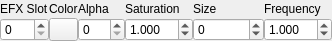
<?xml version="1.0" encoding="UTF-8"?>
<ui version="4.0">
 <class>Form</class>
 <widget class="QWidget" name="Form">
  <property name="geometry">
   <rect>
    <x>0</x>
    <y>0</y>
    <width>296</width>
    <height>41</height>
   </rect>
  </property>
  <property name="minimumSize">
   <size>
    <width>0</width>
    <height>40</height>
   </size>
  </property>
  <property name="maximumSize">
   <size>
    <width>16777215</width>
    <height>16777215</height>
   </size>
  </property>
  <property name="windowTitle">
   <string>Form</string>
  </property>
  <layout class="QHBoxLayout" name="horizontalLayout">
   <property name="spacing">
    <number>0</number>
   </property>
   <property name="leftMargin">
    <number>0</number>
   </property>
   <property name="topMargin">
    <number>0</number>
   </property>
   <property name="rightMargin">
    <number>0</number>
   </property>
   <property name="bottomMargin">
    <number>0</number>
   </property>
   <item>
    <layout class="QVBoxLayout" name="verticalLayout">
     <property name="spacing">
      <number>0</number>
     </property>
     <item>
      <widget class="QLabel" name="label">
       <property name="text">
        <string>EFX Slot</string>
       </property>
      </widget>
     </item>
     <item>
      <widget class="QSpinBox" name="efxslot">
       <property name="maximum">
        <number>255</number>
       </property>
      </widget>
     </item>
    </layout>
   </item>
   <item>
    <layout class="QVBoxLayout" name="verticalLayout_2">
     <property name="spacing">
      <number>0</number>
     </property>
     <item>
      <widget class="QLabel" name="label_2">
       <property name="text">
        <string>Color</string>
       </property>
      </widget>
     </item>
     <item>
      <widget class="QToolButton" name="colorTool">
       <property name="sizePolicy">
        <sizepolicy hsizetype="Minimum" vsizetype="Fixed">
         <horstretch>0</horstretch>
         <verstretch>0</verstretch>
        </sizepolicy>
       </property>
       <property name="text">
        <string/>
       </property>
      </widget>
     </item>
    </layout>
   </item>
   <item>
    <layout class="QVBoxLayout" name="verticalLayout_6">
     <property name="spacing">
      <number>0</number>
     </property>
     <item>
      <widget class="QLabel" name="label_6">
       <property name="text">
        <string>Alpha</string>
       </property>
      </widget>
     </item>
     <item>
      <widget class="QSpinBox" name="alpha">
       <property name="maximum">
        <number>255</number>
       </property>
      </widget>
     </item>
    </layout>
   </item>
   <item>
    <layout class="QVBoxLayout" name="verticalLayout_3">
     <property name="spacing">
      <number>0</number>
     </property>
     <item>
      <widget class="QLabel" name="label_3">
       <property name="text">
        <string>Saturation</string>
       </property>
      </widget>
     </item>
     <item>
      <widget class="QDoubleSpinBox" name="saturation">
       <property name="decimals">
        <number>3</number>
       </property>
       <property name="minimum">
        <double>-99.989999999999995</double>
       </property>
       <property name="singleStep">
        <double>0.001000000000000</double>
       </property>
       <property name="value">
        <double>1.000000000000000</double>
       </property>
      </widget>
     </item>
    </layout>
   </item>
   <item>
    <layout class="QVBoxLayout" name="verticalLayout_4">
     <property name="spacing">
      <number>0</number>
     </property>
     <item>
      <widget class="QLabel" name="label_4">
       <property name="text">
        <string>Size</string>
       </property>
      </widget>
     </item>
     <item>
      <widget class="QSpinBox" name="size">
       <property name="minimum">
        <number>-2147483648</number>
       </property>
       <property name="maximum">
        <number>2147483647</number>
       </property>
       <property name="value">
        <number>0</number>
       </property>
      </widget>
     </item>
    </layout>
   </item>
   <item>
    <layout class="QVBoxLayout" name="verticalLayout_5">
     <property name="spacing">
      <number>0</number>
     </property>
     <item>
      <widget class="QLabel" name="label_5">
       <property name="text">
        <string>Frequency</string>
       </property>
      </widget>
     </item>
     <item>
      <widget class="QDoubleSpinBox" name="frequency">
       <property name="decimals">
        <number>3</number>
       </property>
       <property name="minimum">
        <double>-99.989999999999995</double>
       </property>
       <property name="value">
        <double>1.000000000000000</double>
       </property>
      </widget>
     </item>
    </layout>
   </item>
  </layout>
 </widget>
 <resources/>
 <connections/>
</ui>
